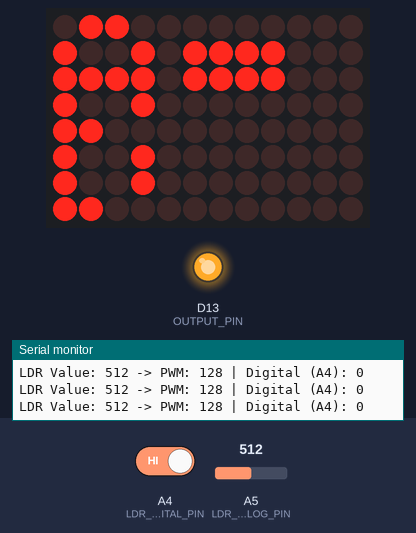
A sketch run on a simulated Arduino Uno R4 WiFi. Shown: 12×8 LED matrix, output pins drawn as LEDs (lit = HIGH), the last lines printed to the serial monitor. The inputs (shaded band) are chosen by the test bench; at power-on: A5 (LDR_ANALOG_PIN) = 512, A4 (LDR_DIGITAL_PIN) HIGH.

Above: at 1.3 s.
1.4 s: A5 (LDR_ANALOG_PIN) set to 528
At 2.5 s:
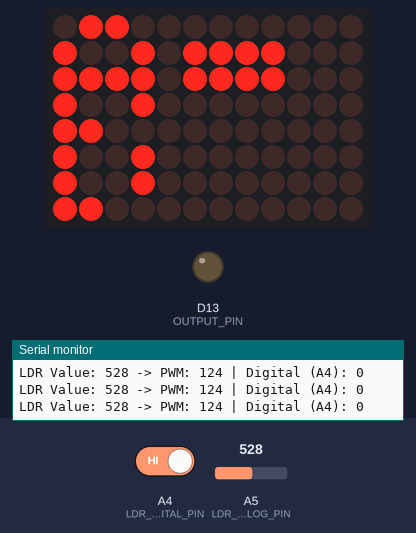
2.9 s: A4 (LDR_DIGITAL_PIN) driven LOW
At 3.9 s:
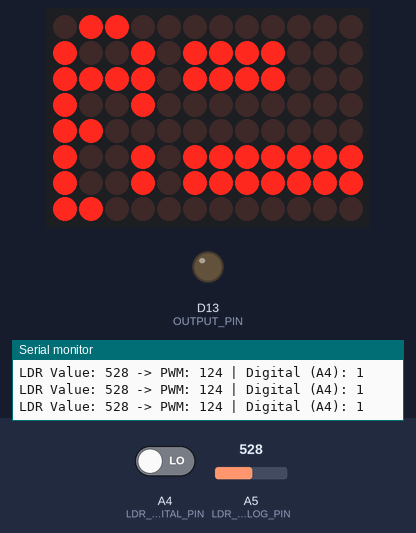
4.4 s: A5 (LDR_ANALOG_PIN) set to 716
At 5.3 s:
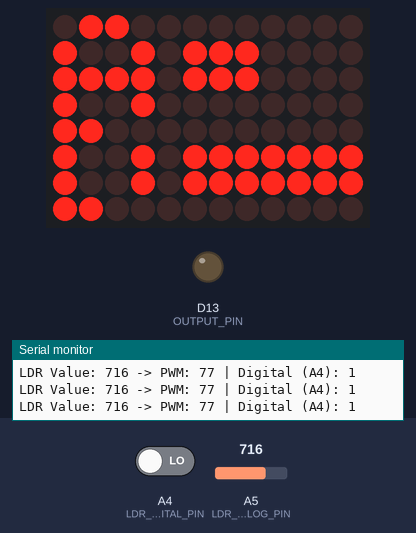
5.9 s: A4 (LDR_DIGITAL_PIN) driven HIGH
At 6.7 s:
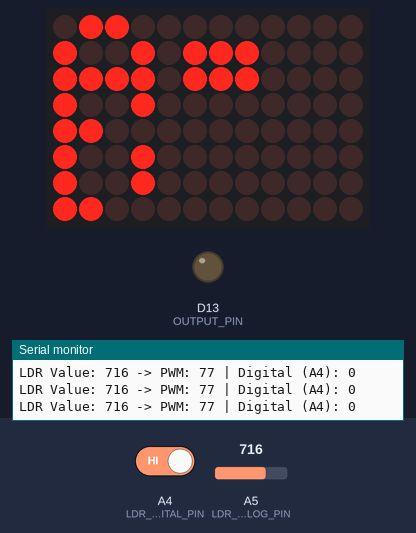
7.4 s: A5 (LDR_ANALOG_PIN) set to 900
At 8.0 s:
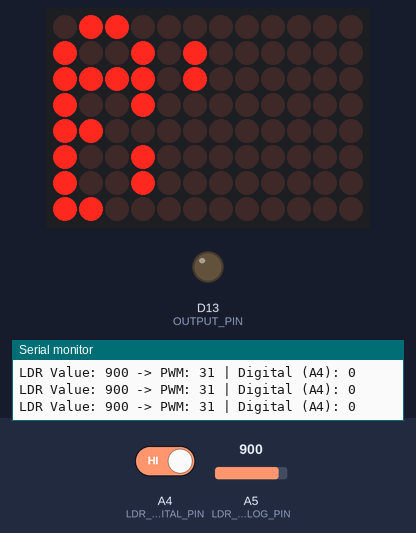
8.9 s: A4 (LDR_DIGITAL_PIN) driven LOW
At 9.4 s:
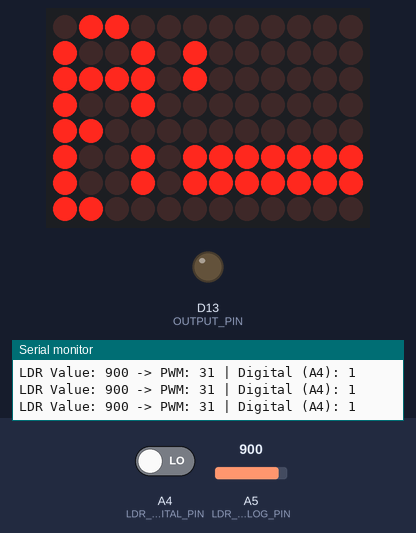
Timing chart, 0 to 11.4 s (numbered marks = the images above; inputs shaded):
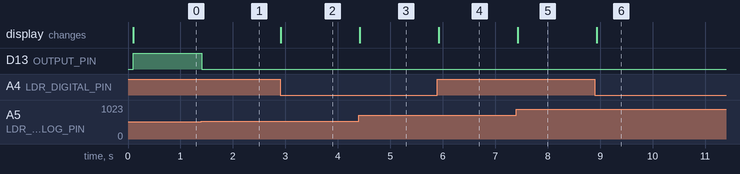

Measured:
- the behaviour switches between 513 and 514 on A5 (LDR_ANALOG_PIN) (found by bisection; images 0 and 1)
- after the input at 1.4 s, D13 (OUTPUT_PIN): HIGH → LOW at once
- after the input at 2.9 s, the display: changes at once (image 2)
- after the input at 4.4 s, the display: changes at once (image 3)
- after the input at 5.9 s, the display: changes at once (image 4)
- after the input at 7.4 s, the display: changes at once (image 5)
- after the input at 8.9 s, the display: changes at once (image 6)

The sketch:

flyingfishled.ino
```cpp
 /*
 * Flying Fish LDR Sensor Module
 *
 * Reads analog value from LDR and outputs to Pin 13 (PWM)
 * Also displays values on the Arduino UNO R4 WiFi LED Matrix
 */

#include "Arduino_LED_Matrix.h"

const int LDR_ANALOG_PIN = A5;  // LDR analog output
const int LDR_DIGITAL_PIN = A4; // LDR digital threshold output

const int OUTPUT_PIN = 13;      // LED/PWM output pin (PWM capable)

ArduinoLEDMatrix matrix;
uint8_t frame[8][12];

void setup()
{
  // Set up input pin for digital threshold
  pinMode(LDR_DIGITAL_PIN, INPUT);

  // Set up output pin
  pinMode(OUTPUT_PIN, OUTPUT);

  // Initialize serial for debugging
  Serial.begin(9600);

  // Initialize LED Matrix
  matrix.begin();

  // Give the module time to stabilize
  delay(100);
}

void loop()
{
  // Read the analog value from the LDR (0-1023)
  int ldrValue = analogRead(LDR_ANALOG_PIN);

  // Read the digital threshold value from the LDR
  int digitalValue = !digitalRead(LDR_DIGITAL_PIN);

  // Map the value to PWM range (0-255)
  int pwmValue = map(ldrValue, 0, 1023, 255, 0);

  // Write the PWM value to pin 13
  analogWrite(OUTPUT_PIN, pwmValue);

  // Update LED Matrix
  updateMatrix(ldrValue, digitalValue);

  // Debug output
  Serial.print("LDR Value: ");
  Serial.print(ldrValue);
  Serial.print(" -> PWM: ");
  Serial.print(pwmValue);
  Serial.print(" | Digital (A4): ");
  Serial.println(digitalValue);

  delay(100); // Small delay for stability
}

void updateMatrix(int analogVal, int digitalVal) {
  // Clear frame
  memset(frame, 0, sizeof(frame));

  // --- Labels in cols 0-3, col 4 is spacer ---
  //
  // "A" label for analog section (rows 0-3):
  //   _xx_
  //   x__x
  //   xxxx
  //   x__x
  const uint8_t labelA[4][4] = {
    {0,1,1,0},
    {1,0,0,1},
    {1,1,1,1},
    {1,0,0,1}
  };

  // "D" label for digital section (rows 4-7):
  //   xx__
  //   x__x
  //   x__x
  //   xx__
  const uint8_t labelD[4][4] = {
    {1,1,0,0},
    {1,0,0,1},
    {1,0,0,1},
    {1,1,0,0}
  };

  for (int r = 0; r < 4; r++) {
    for (int c = 0; c < 4; c++) {
      frame[r][c]     = labelA[r][c];
      frame[r + 4][c] = labelD[r][c];
    }
  }

  // --- Bars in cols 5-11 (7 columns wide, 2 rows tall) ---

  // Analog bar: rows 1-2, more light = wider bar
  int analogBar = map(analogVal, 0, 1023, 7, 0);
  for (int r = 1; r <= 2; r++) {
    for (int c = 0; c < analogBar; c++) {
      frame[r][5 + c] = 1;
    }
  }

  // Digital bar: rows 5-6, full bar if threshold crossed, empty if not
  if (digitalVal == 1) {
    for (int r = 5; r <= 6; r++) {
      for (int c = 5; c < 12; c++) {
        frame[r][c] = 1;
      }
    }
  }

  matrix.renderBitmap(frame, 8, 12);
}
```
